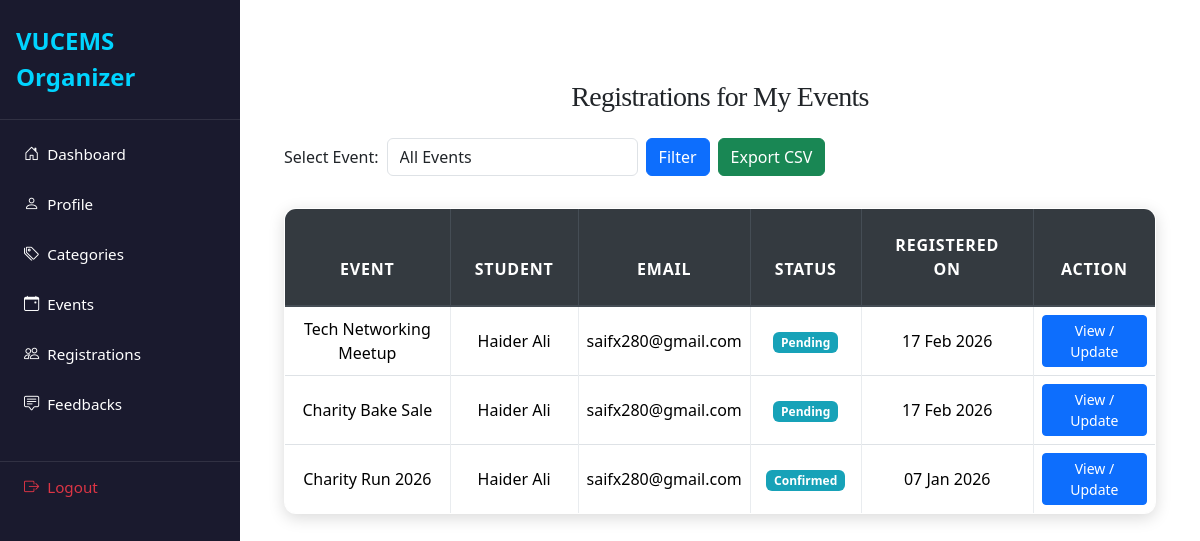
The app's page /organizer/event_registrations.php (signed in) with its own data.
### tables this page shows
CREATE TABLE `event_registrations` (
  `id` int(11) NOT NULL,
  `event_id` int(11) NOT NULL,
  `user_id` int(11) NOT NULL,
  `status` enum('pending','confirmed','waitlisted','cancelled','attended','no_show') DEFAULT 'pending',
  `cancellation_reason` text DEFAULT NULL,
  `registered_at` timestamp NOT NULL DEFAULT current_timestamp()
);

CREATE TABLE `events` (
  `event_id` int(11) NOT NULL,
  `title` varchar(255) NOT NULL,
  `description` text NOT NULL,
  `organizer_id` int(11) NOT NULL,
  `category_id` int(11) DEFAULT NULL,
  `event_type` enum('physical','virtual') NOT NULL DEFAULT 'physical',
  `venue` varchar(255) DEFAULT NULL,
  `meeting_link` varchar(255) DEFAULT NULL,
  `start_datetime` datetime NOT NULL,
  `end_datetime` datetime NOT NULL,
  `capacity` int(11) DEFAULT 0,
  `registration_deadline` datetime DEFAULT NULL,
  `status` enum('pending','approved','rejected','cancelled','completed') DEFAULT 'pending',
  `banner_image` varchar(255) DEFAULT NULL,
  `created_at` datetime DEFAULT current_timestamp(),
  `updated_at` datetime DEFAULT current_timestamp() ON UPDATE current_timestamp()
);

CREATE TABLE `users` (
  `id` int(11) NOT NULL,
  `role` enum('Student','Faculty','Event Organizer') NOT NULL,
  `department` varchar(100) NOT NULL,
  `first_name` varchar(100) NOT NULL,
  `last_name` varchar(100) NOT NULL,
  `email` varchar(150) NOT NULL,
  `password_hash` varchar(255) NOT NULL,
  `phone` varchar(20) DEFAULT NULL,
  `profile_image` varchar(255) DEFAULT NULL,
  `system_notifications` tinyint(1) DEFAULT 1,
  `status` enum('pending','active','suspended') DEFAULT 'pending',
  `created_at` timestamp NOT NULL DEFAULT current_timestamp(),
  `updated_at` timestamp NOT NULL DEFAULT current_timestamp() ON UPDATE current_timestamp()
);

### organizer/event_registrations.php (the view, shortened to what this page needs)
<?php
include('config.php');
$organizer_id = $_SESSION['user_id'];
$selected_event = isset($_GET['event_id']) ? intval($_GET['event_id']) : 0;
$reg_sql = "
SELECT
    er.id AS registration_id,
    er.status AS registration_status,
    er.cancellation_reason,
    er.registered_at,
    u.first_name,
    u.last_name,
    u.email,
    e.title AS event_title,
    e.event_id
FROM event_registrations er
INNER JOIN events e ON er.event_id = e.event_id
INNER JOIN users u  ON er.user_id = u.id
WHERE e.organizer_id = ? ";
$reg_sql .= " ORDER BY er.registered_at DESC ";
$stmt = $conn->prepare($reg_sql);
$stmt->bind_param("i", $organizer_id);
$stmt->execute();
$result = $stmt->get_result();
?>
<!DOCTYPE html>
<html>
<head>
    <link rel="stylesheet" href="https://maxcdn.bootstrapcdn.com/bootstrap/4.5.2/css/bootstrap.min.css">
    <link rel="stylesheet" href="../css/style.css">
</head>
<body>
<?php include('navbar.php'); ?>
<div id="content">
<div class="container mt-5">
    <h3 class="mb-4">Registrations for My Events</h3>
    <form method="GET" class="form-inline mb-3">
        <label class="mr-2">Select Event:</label>
        <select name="event_id" class="form-control mr-2">
            <option value="0">All Events</option>
        </select>
        <button type="submit" class="btn btn-primary mr-2">Filter</button>
        <a href="export_registrations.php?event_id=<?= $selected_event; ?>" class="btn btn-success">Export CSV</a>
    </form>
    <table class="table table-bordered table-hover">
        <thead class="thead-dark">
        <tr>
            <th>Event</th>
            <th>Student</th>
            <th>Email</th>
            <th>Status</th>
            <th>Registered On</th>
            <th>Action</th>
        </tr>
        </thead>
        <tbody>
        <?php if ($result->num_rows > 0): ?>
            <?php while ($row = $result->fetch_assoc()): ?>
                <tr>
                    <td><?= htmlspecialchars($row['event_title']); ?></td>
                    <td><?= htmlspecialchars($row['first_name'] . ' ' . $row['last_name']); ?></td>
                    <td><?= htmlspecialchars($row['email']); ?></td>
                    <td><span class="badge badge-info"><?= ucfirst($row['registration_status']); ?></span></td>
                    <td><?= date("d M Y", strtotime($row['registered_at'])); ?></td>
                    <td>
                        <button class="btn btn-sm btn-primary" data-toggle="modal" data-target="#regModal<?= $row['registration_id']; ?>">
                            View / Update
                        </button>
                    </td>
                </tr>
            <?php endwhile; ?>
        <?php else: ?>
            <tr>
                <td colspan="6" class="text-center">No registrations found.</td>
            </tr>
        <?php endif; ?>
        </tbody>
    </table>
</div>
</body>
</html>

### css/style.css (style rules this page uses)
:root { --primary: #007bff; --secondary: #6c757d; --success: #28a745; --info: #17a2b8; --warning: #ffc107; --danger: #dc3545; --light: #f8f9fa; --dark: #2d3436; --accent: #ff6f61; --highlight: #6f42c1; --shadow: rgba(0, 0, 0, 0.15); --transition: all 0.3s ease-in-out; }
body { font-family: 'Inter', 'Segoe UI', Tahoma, Geneva, Verdana, sans-serif; background: linear-gradient(135deg, var(--light) 0%, #e0e7ff 100%); color: var(--dark); line-height: 1.8; margin: 0; padding: 0; min-height: 100vh; font-size: 16px; }
h1, h2, h3, h4 { text-align: center; margin: 2.5rem 0; font-family: 'Georgia', 'Times New Roman', serif; color: var(--dark); font-weight: 700; letter-spacing: -0.025em; }
h3 { font-size: 1.75rem; }
.container { max-width: 1200px; margin: 0 auto 3rem; padding: 0 1.5rem; }
.table { width: 100%; border-collapse: collapse; margin: 2rem 0; font-size: 1rem; background-color: #ffffff; border-radius: 12px; overflow: hidden; box-shadow: 0 4px 16px var(--shadow); transition: var(--transition); }
.table th, .table td { padding: 1.25rem; border: 1px solid #e9ecef; text-align: center; vertical-align: middle; }
.table thead th { background-color: rgb(0, 0, 0); color: white; font-weight: 600; text-transform: uppercase; letter-spacing: 0.05em; padding: 1.5rem; }
.table tbody tr { transition: var(--transition); }
.table tbody tr:nth-child(odd) { background-color: var(--light); }
.btn-primary { background-color: var(--primary); color: #fff; border: none; border-radius: 8px; padding: 0.75rem 1.5rem; font-size: 1rem; font-weight: 500; cursor: pointer; transition: var(--transition); display: inline-flex; align-items: center; justify-content: center; }
a { color: var(--primary); text-decoration: none; font-weight: 500; transition: var(--transition); }

### organizer/navbar.php (style rules this page uses)
* { margin: 0; padding: 0; box-sizing: border-box; }
body { min-height: 100vh; display: flex; font-family: 'Segoe UI', Tahoma, Geneva, Verdana, sans-serif; background-color: #f5f5f5; }
#content { margin-left: 240px; flex: 1; padding: 2rem; background: #ffffff; min-height: 100vh; }

### records on screen
event_registrations: event.title "Tech Networking Meetup", user.last_name "Haider Ali", user.email "saifx280@gmail.com", status "Pending", registered_at "17 Feb 2026"
event_registrations: event.title "Charity Bake Sale", user.last_name "Haider Ali", user.email "saifx280@gmail.com", status "Pending", registered_at "17 Feb 2026"
event_registrations: event.title "Charity Run 2026", user.last_name "Haider Ali", user.email "saifx280@gmail.com", status "Confirmed", registered_at "07 Jan 2026"
